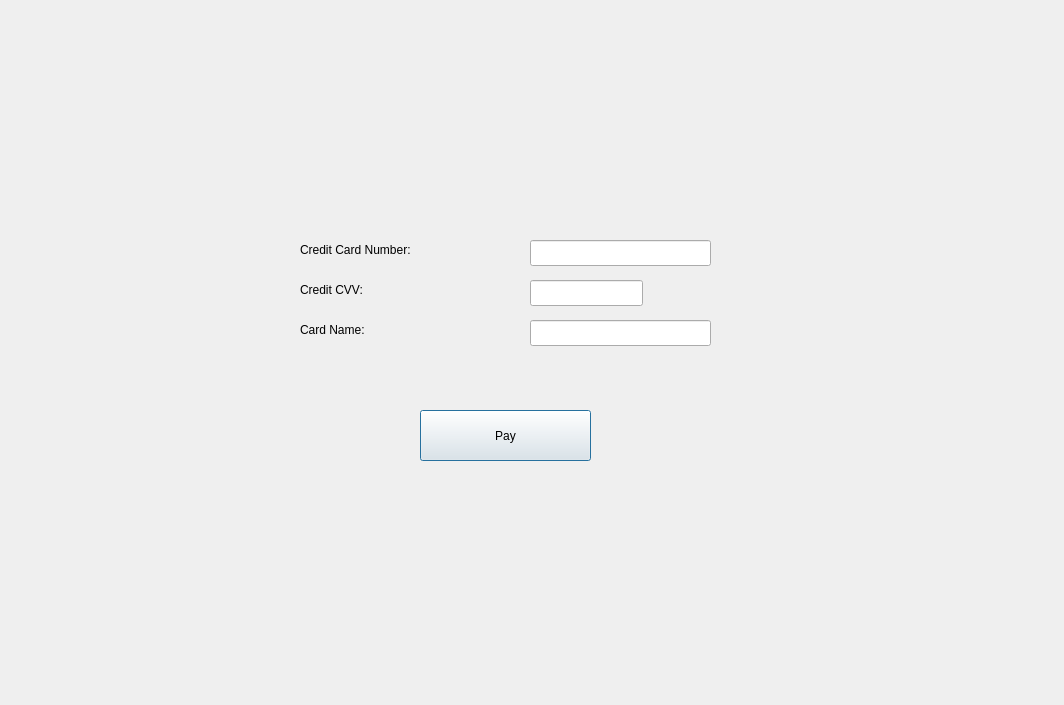
<?xml version="1.0" encoding="UTF-8"?>
<ui version="4.0">
 <class>Credit</class>
 <widget class="QDialog" name="Credit">
  <property name="geometry">
   <rect>
    <x>0</x>
    <y>0</y>
    <width>1064</width>
    <height>705</height>
   </rect>
  </property>
  <property name="windowTitle">
   <string>Dialog</string>
  </property>
  <widget class="QLabel" name="label">
   <property name="geometry">
    <rect>
     <x>300</x>
     <y>240</y>
     <width>171</width>
     <height>20</height>
    </rect>
   </property>
   <property name="text">
    <string>Credit Card Number:</string>
   </property>
  </widget>
  <widget class="QLabel" name="label_2">
   <property name="geometry">
    <rect>
     <x>300</x>
     <y>280</y>
     <width>141</width>
     <height>20</height>
    </rect>
   </property>
   <property name="text">
    <string>Credit CVV:</string>
   </property>
  </widget>
  <widget class="QLabel" name="label_3">
   <property name="geometry">
    <rect>
     <x>300</x>
     <y>320</y>
     <width>141</width>
     <height>20</height>
    </rect>
   </property>
   <property name="text">
    <string>Card Name:</string>
   </property>
  </widget>
  <widget class="QLineEdit" name="lineEdit">
   <property name="geometry">
    <rect>
     <x>530</x>
     <y>240</y>
     <width>181</width>
     <height>26</height>
    </rect>
   </property>
  </widget>
  <widget class="QLineEdit" name="lineEdit_2">
   <property name="geometry">
    <rect>
     <x>530</x>
     <y>280</y>
     <width>113</width>
     <height>26</height>
    </rect>
   </property>
  </widget>
  <widget class="QLineEdit" name="lineEdit_3">
   <property name="geometry">
    <rect>
     <x>530</x>
     <y>320</y>
     <width>181</width>
     <height>26</height>
    </rect>
   </property>
  </widget>
  <widget class="QPushButton" name="pushButton">
   <property name="geometry">
    <rect>
     <x>420</x>
     <y>410</y>
     <width>171</width>
     <height>51</height>
    </rect>
   </property>
   <property name="text">
    <string>Pay</string>
   </property>
  </widget>
 </widget>
 <resources/>
 <connections/>
</ui>
